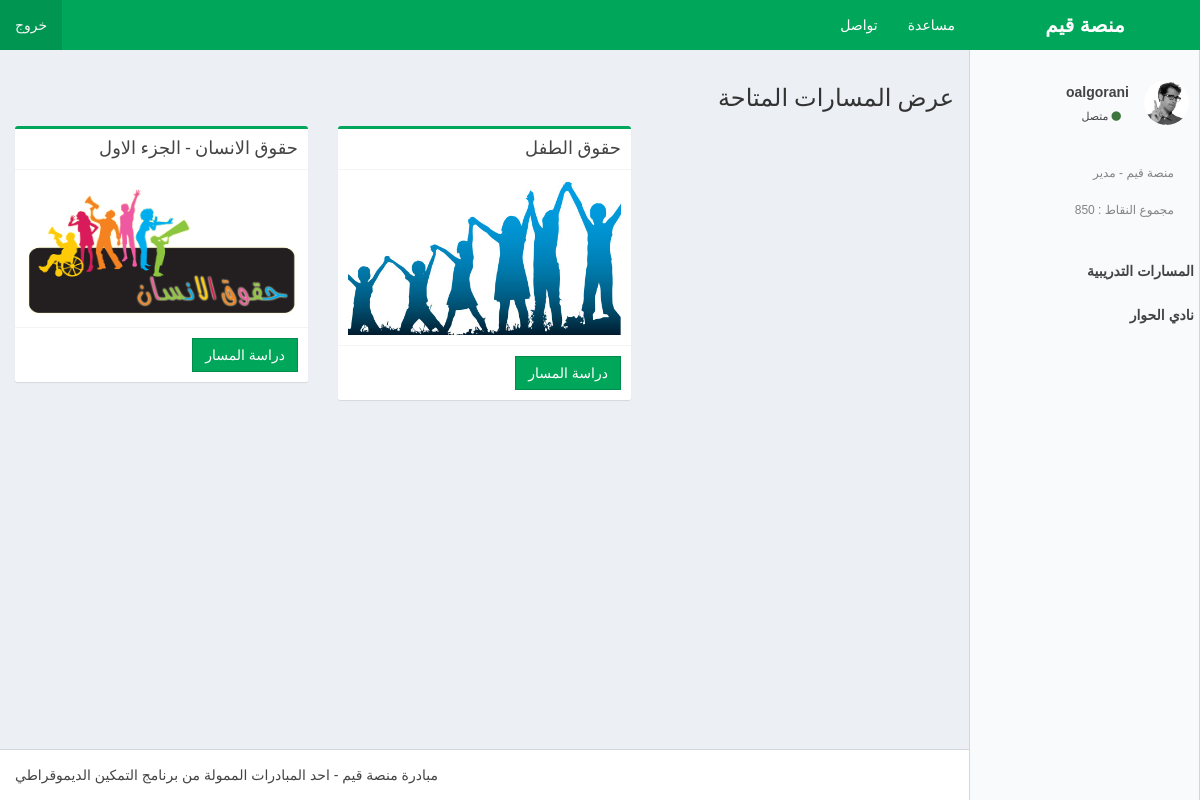
/dashboard.php (signed in), run on the app's committed database.
### tables this page shows
CREATE TABLE `courses` (
  `course_id` int(11) NOT NULL,
  `course_name` varchar(64) NOT NULL,
  `course_description` text NOT NULL,
  `course_thumb` text NOT NULL
);

### functions/classes/Contents_Handler.php (called while the page is built, shortened)
<?php
class content_handler {
    private $db_connection = null;
    private function databaseConnection() {
        if ($this->db_connection != null) {
            return true;
        } else {
            try {
                $this->db_connection = new PDO('mysql:host=' . DB_HOST . ';dbname=' . DB_NAME . ';charset=utf8', DB_USER, DB_PASS);
                return true;
            } catch (PDOException $e) {
                $this->errors[] = MESSAGE_DATABASE_ERROR . $e->getMessage();
            }
        }
        return false;
    }
    public function getAllCourses() {
        if ($this->databaseConnection()) {
            $query_user = $this->db_connection->prepare('SELECT * FROM courses');
            $query_user->execute();
            $this->courses = $query_user->fetchAll();
        } else {
            $this->courses = NULL;
            $this->error[] = "Error In getCourse Function";
        }
    }
}

### dashboard/views/courses.php (the view)
<section class="content-header"><br>
    <h1>عرض المسارات المتاحة</h1>
</section>
<section class="content">
    <div class="row">
<?php
$courseHander = new content_handler();
$courseHander->getAllCourses();
$myCourses = $courseHander->courses;
foreach ($myCourses as $course) {
    echo '<div class="col-md-4">
            <div class="box box-success direct-chat direct-chat-warning">
                <div class="box-header with-border">
                    <h3 class="box-title">'.$course["course_name"].'</h3>
                </div>
                <div class="box-body">
                    <img class="img-responsive pad" src="'.$course["course_thumb"].'" alt="Photo">
                </div>
                <div class="box-footer">
                    <a href="dashboard.php?course='.$course["course_id"].'" type="button" class="btn btn-success btn-flat">دراسة المسار</a>
                </div>
            </div>
        </div>';
}
?>
    </div>
</section>

### data on the page
courses: course_name "حقوق الانسان - الجزء الاول", course_thumb (picture)
courses: course_name "حقوق الطفل", course_thumb (picture)
